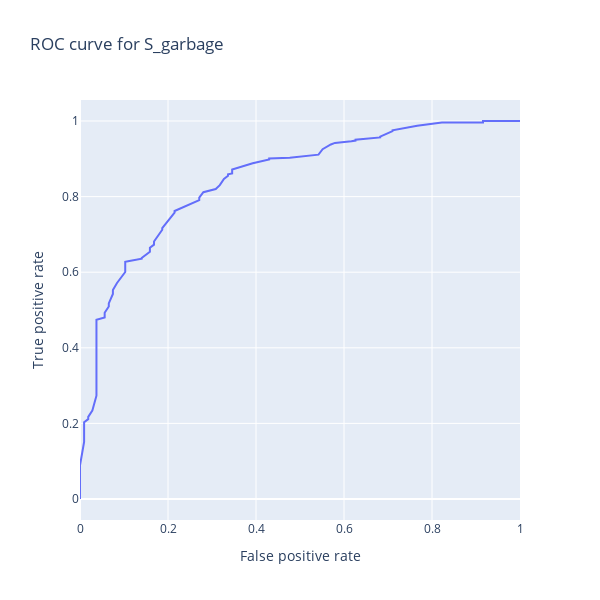

Source (notebook cell):
### Markdown cell above
This is a binary value, which tells us if we use garbage collection. In this case, we can use a classification algorithm and see how easily we can predict this value. Most of the households dispose of garbage collection, therefore we should not use the naive accuracy score to judge the quality of our prediction. The naive prediction of saying that we predict that all the households have garbage collection leads to an accuracy score of $\frac{1617}{1617+336}\ =\ 0.830$. This score would give the impression that our predictions is good even if it does not provide is any additional information. In order to better judge the quality of the predictor, we will plot the Receiver Operating Characteristic (ROC) curve and provide the Area Under Plot (AUC) score. The ROC curve is able to illustrate the quality of a predictor by ploting the False positive rate ($\text{FP rate} = \frac{\text{FP}}{\text{FP}+\text{TN}}$, $\text{TP rate} = \frac{\text{TP}}{\text{FP}+\text{FN}}$) against the True positive rate for different threshold levels. The AUC score summarizes this plot in a meaningful way by calculating the area under this curve. The closer it is to 1, the better the prediction is. A score of 0.5 means, that the performance of the regressor is randomly guessing.

### Code cell
plot_AUC_curve(df_survey_train, df_survey_test, df_census_train, df_census_test, GradientBoostingRegressor(), ['S_garbage'])

### Figure 1 — Plotly figure (JSON) as saved in the notebook; plotly's stock layout.template omitted (floating-point values rounded to 4 significant figures)
{"data": [{"hovertemplate": "False positive rate=%{x}<br>True positive rate=%{y}<extra></extra>", "legendgroup": "", "line": {"color": "#636efa", "dash": "solid"}, "mode": "lines", "name": "", "orientation": "v", "showlegend": false, "type": "scatter", "x": [0, 0, 0, 0, 0, 0, 0, 0, 0, 0.009346, 0.009346, 0.009346, 0.009346, 0.009346, 0.009346, 0.009346, 0.01869, 0.01869, 0.01869, 0.02804, 0.03738, 0.03738, 0.03738, 0.03738, 0.03738, 0.03738, 0.03738, 0.03738, 0.03738, 0.03738, 0.03738, 0.03738, 0.03738, 0.03738, 0.03738, 0.03738, 0.05607, 0.05607, 0.06542, 0.06542, 0.07477, 0.07477, 0.07477, 0.08411, 0.1028, 0.1028, 0.1028, 0.1028, 0.1028, 0.1121, 0.1402, 0.1402, 0.1589, 0.1589, 0.1682, 0.1682, 0.1869, 0.1869, 0.215, 0.215, 0.2617, 0.271, 0.271, 0.2804, 0.3084, 0.3178, 0.3271, 0.3364, 0.3364, 0.3458, 0.3458, 0.3458, 0.3925, 0.4299, 0.4299, 0.4766, 0.5421, 0.5514, 0.5701, 0.5794, 0.6168, 0.6262, 0.6262, 0.6729, 0.6822, 0.6822, 0.7009, 0.7103, 0.7103, 0.7664, 0.8224, 0.8411, 0.8972, 0.9159, 0.9159, 0.9252, 0.9626, 0.972, 0.9907, 1], "xaxis": "x", "y": [0, 0.008282, 0.01035, 0.01449, 0.0352, 0.07039, 0.07867, 0.08282, 0.08903, 0.1511, 0.1594, 0.1636, 0.1781, 0.1843, 0.1988, 0.2029, 0.2112, 0.2133, 0.2174, 0.234, 0.2692, 0.2733, 0.3251, 0.3354, 0.3437, 0.3478, 0.3665, 0.3789, 0.3934, 0.3954, 0.4099, 0.4286, 0.4306, 0.4451, 0.4472, 0.4741, 0.4803, 0.4928, 0.5093, 0.5176, 0.5424, 0.5487, 0.5528, 0.5714, 0.5983, 0.6004, 0.6128, 0.6253, 0.6273, 0.6294, 0.6356, 0.6377, 0.6542, 0.6646, 0.6729, 0.6812, 0.7122, 0.7164, 0.7578, 0.7619, 0.7867, 0.7909, 0.7971, 0.8116, 0.8199, 0.8302, 0.8468, 0.8551, 0.8592, 0.8613, 0.8634, 0.8716, 0.8882, 0.8986, 0.9006, 0.9027, 0.911, 0.9255, 0.9379, 0.942, 0.9462, 0.9482, 0.9503, 0.9545, 0.9565, 0.9586, 0.9669, 0.9731, 0.9752, 0.9876, 0.9959, 0.9959, 0.9959, 0.9959, 1, 1, 1, 1, 1, 1], "yaxis": "y"}], "layout": {"height": 600, "legend": {"tracegroupgap": 0}, "showlegend": false, "title": {"text": "ROC curve for S_garbage"}, "width": 600, "xaxis": {"anchor": "y", "autorange": true, "domain": [0, 1], "range": [0, 1], "title": {"text": "False positive rate"}, "type": "linear"}, "yaxis": {"anchor": "x", "autorange": true, "domain": [0, 1], "range": [-0.05556, 1.056], "title": {"text": "True positive rate"}, "type": "linear"}}}
